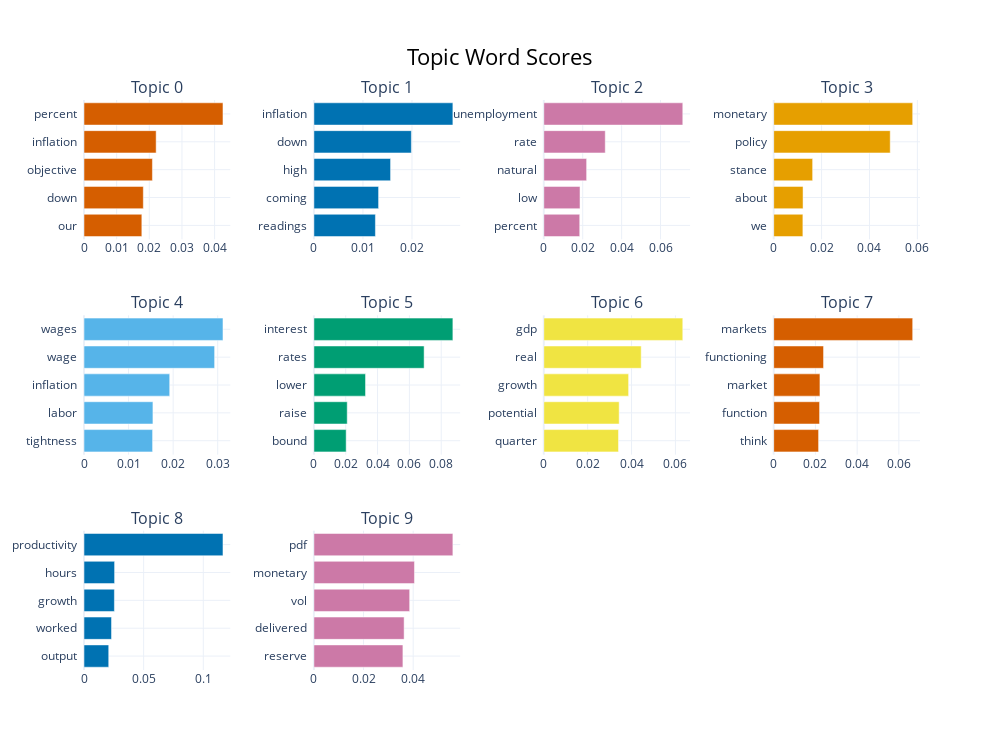

Notebook source saved alongside this figure:
### Markdown cell above
## 3. Visualization (Global Topics)

### Code cell
topic_model.visualize_barchart(top_n_topics=10)

### Figure 1 — Plotly figure (JSON) as saved in the notebook; plotly's stock layout.template omitted (floating-point values rounded to 4 significant figures)
{"data": [{"marker": {"color": "#D55E00"}, "orientation": "h", "type": "bar", "x": [0.01772, 0.01817, 0.02095, 0.0221, 0.04257], "xaxis": "x", "y": ["our  ", "down  ", "objective  ", "inflation  ", "percent  "], "yaxis": "y"}, {"marker": {"color": "#0072B2"}, "orientation": "h", "type": "bar", "x": [0.01254, 0.01319, 0.01563, 0.01987, 0.02834], "xaxis": "x2", "y": ["readings  ", "coming  ", "high  ", "down  ", "inflation  "], "yaxis": "y2"}, {"marker": {"color": "#CC79A7"}, "orientation": "h", "type": "bar", "x": [0.01846, 0.01861, 0.02201, 0.03158, 0.07143], "xaxis": "x3", "y": ["percent  ", "low  ", "natural  ", "rate  ", "unemployment  "], "yaxis": "y3"}, {"marker": {"color": "#E69F00"}, "orientation": "h", "type": "bar", "x": [0.01219, 0.01226, 0.01626, 0.04867, 0.05805], "xaxis": "x4", "y": ["we  ", "about  ", "stance  ", "policy  ", "monetary  "], "yaxis": "y4"}, {"marker": {"color": "#56B4E9"}, "orientation": "h", "type": "bar", "x": [0.01539, 0.01547, 0.01923, 0.02931, 0.03119], "xaxis": "x5", "y": ["tightness  ", "labor  ", "inflation  ", "wage  ", "wages  "], "yaxis": "y5"}, {"marker": {"color": "#009E73"}, "orientation": "h", "type": "bar", "x": [0.02027, 0.02094, 0.03244, 0.06925, 0.08732], "xaxis": "x6", "y": ["bound  ", "raise  ", "lower  ", "rates  ", "interest  "], "yaxis": "y6"}, {"marker": {"color": "#F0E442"}, "orientation": "h", "type": "bar", "x": [0.03405, 0.03436, 0.03866, 0.0444, 0.06335], "xaxis": "x7", "y": ["quarter  ", "potential  ", "growth  ", "real  ", "gdp  "], "yaxis": "y7"}, {"marker": {"color": "#D55E00"}, "orientation": "h", "type": "bar", "x": [0.02151, 0.02199, 0.02217, 0.0239, 0.06663], "xaxis": "x8", "y": ["think  ", "function  ", "market  ", "functioning  ", "markets  "], "yaxis": "y8"}, {"marker": {"color": "#0072B2"}, "orientation": "h", "type": "bar", "x": [0.02072, 0.02307, 0.02549, 0.02565, 0.1165], "xaxis": "x9", "y": ["output  ", "worked  ", "growth  ", "hours  ", "productivity  "], "yaxis": "y9"}, {"marker": {"color": "#CC79A7"}, "orientation": "h", "type": "bar", "x": [0.03586, 0.03634, 0.03858, 0.04052, 0.056], "xaxis": "x10", "y": ["reserve  ", "delivered  ", "vol  ", "monetary  ", "pdf  "], "yaxis": "y10"}], "layout": {"annotations": [{"font": {"size": 16}, "showarrow": false, "text": "Topic 0", "x": 0.0875, "xanchor": "center", "xref": "paper", "y": 1, "yanchor": "bottom", "yref": "paper"}, {"font": {"size": 16}, "showarrow": false, "text": "Topic 1", "x": 0.3625, "xanchor": "center", "xref": "paper", "y": 1, "yanchor": "bottom", "yref": "paper"}, {"font": {"size": 16}, "showarrow": false, "text": "Topic 2", "x": 0.6375, "xanchor": "center", "xref": "paper", "y": 1, "yanchor": "bottom", "yref": "paper"}, {"font": {"size": 16}, "showarrow": false, "text": "Topic 3", "x": 0.9125, "xanchor": "center", "xref": "paper", "y": 1, "yanchor": "bottom", "yref": "paper"}, {"font": {"size": 16}, "showarrow": false, "text": "Topic 4", "x": 0.0875, "xanchor": "center", "xref": "paper", "y": 0.6222, "yanchor": "bottom", "yref": "paper"}, {"font": {"size": 16}, "showarrow": false, "text": "Topic 5", "x": 0.3625, "xanchor": "center", "xref": "paper", "y": 0.6222, "yanchor": "bottom", "yref": "paper"}, {"font": {"size": 16}, "showarrow": false, "text": "Topic 6", "x": 0.6375, "xanchor": "center", "xref": "paper", "y": 0.6222, "yanchor": "bottom", "yref": "paper"}, {"font": {"size": 16}, "showarrow": false, "text": "Topic 7", "x": 0.9125, "xanchor": "center", "xref": "paper", "y": 0.6222, "yanchor": "bottom", "yref": "paper"}, {"font": {"size": 16}, "showarrow": false, "text": "Topic 8", "x": 0.0875, "xanchor": "center", "xref": "paper", "y": 0.2444, "yanchor": "bottom", "yref": "paper"}, {"font": {"size": 16}, "showarrow": false, "text": "Topic 9", "x": 0.3625, "xanchor": "center", "xref": "paper", "y": 0.2444, "yanchor": "bottom", "yref": "paper"}], "height": 750, "hoverlabel": {"bgcolor": "white", "font": {"family": "Rockwell", "size": 16}}, "showlegend": false, "title": {"font": {"color": "Black", "size": 22}, "text": "Topic Word Scores", "x": 0.5, "xanchor": "center", "yanchor": "top"}, "width": 1000, "xaxis": {"anchor": "y", "domain": [0, 0.175], "showgrid": true}, "xaxis10": {"anchor": "y10", "domain": [0.275, 0.45], "showgrid": true}, "xaxis11": {"anchor": "y11", "domain": [0.55, 0.725], "showgrid": true}, "xaxis12": {"anchor": "y12", "domain": [0.825, 1], "showgrid": true}, "xaxis2": {"anchor": "y2", "domain": [0.275, 0.45], "showgrid": true}, "xaxis3": {"anchor": "y3", "domain": [0.55, 0.725], "showgrid": true}, "xaxis4": {"anchor": "y4", "domain": [0.825, 1], "showgrid": true}, "xaxis5": {"anchor": "y5", "domain": [0, 0.175], "showgrid": true}, "xaxis6": {"anchor": "y6", "domain": [0.275, 0.45], "showgrid": true}, "xaxis7": {"anchor": "y7", "domain": [0.55, 0.725], "showgrid": true}, "xaxis8": {"anchor": "y8", "domain": [0.825, 1], "showgrid": true}, "xaxis9": {"anchor": "y9", "domain": [0, 0.175], "showgrid": true}, "yaxis": {"anchor": "x", "domain": [0.7556, 1], "showgrid": true}, "yaxis10": {"anchor": "x10", "domain": [0, 0.2444], "showgrid": true}, "yaxis11": {"anchor": "x11", "domain": [0, 0.2444], "showgrid": true}, "yaxis12": {"anchor": "x12", "domain": [0, 0.2444], "showgrid": true}, "yaxis2": {"anchor": "x2", "domain": [0.7556, 1], "showgrid": true}, "yaxis3": {"anchor": "x3", "domain": [0.7556, 1], "showgrid": true}, "yaxis4": {"anchor": "x4", "domain": [0.7556, 1], "showgrid": true}, "yaxis5": {"anchor": "x5", "domain": [0.3778, 0.6222], "showgrid": true}, "yaxis6": {"anchor": "x6", "domain": [0.3778, 0.6222], "showgrid": true}, "yaxis7": {"anchor": "x7", "domain": [0.3778, 0.6222], "showgrid": true}, "yaxis8": {"anchor": "x8", "domain": [0.3778, 0.6222], "showgrid": true}, "yaxis9": {"anchor": "x9", "domain": [0, 0.2444], "showgrid": true}}}
